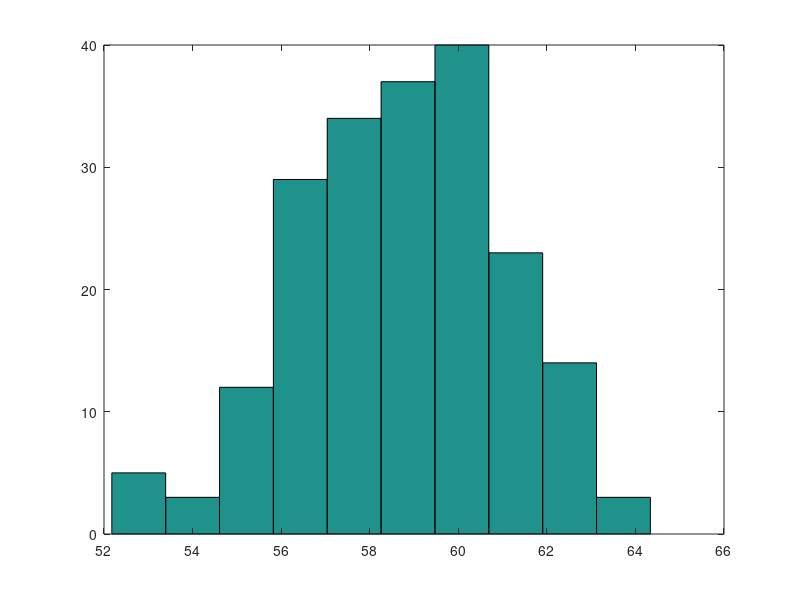
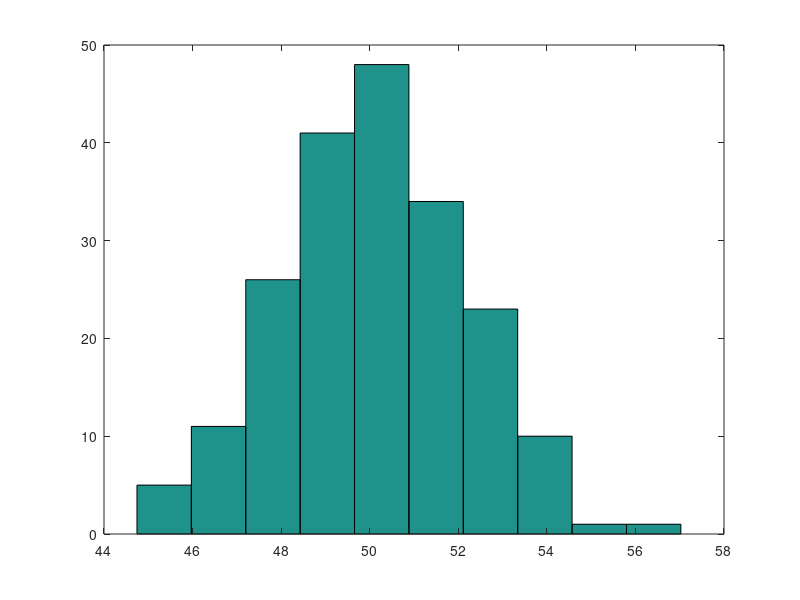
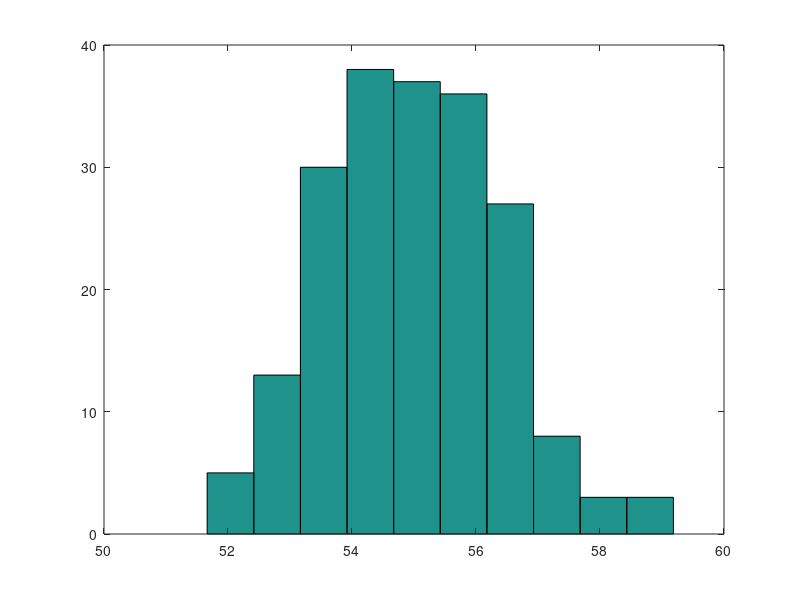
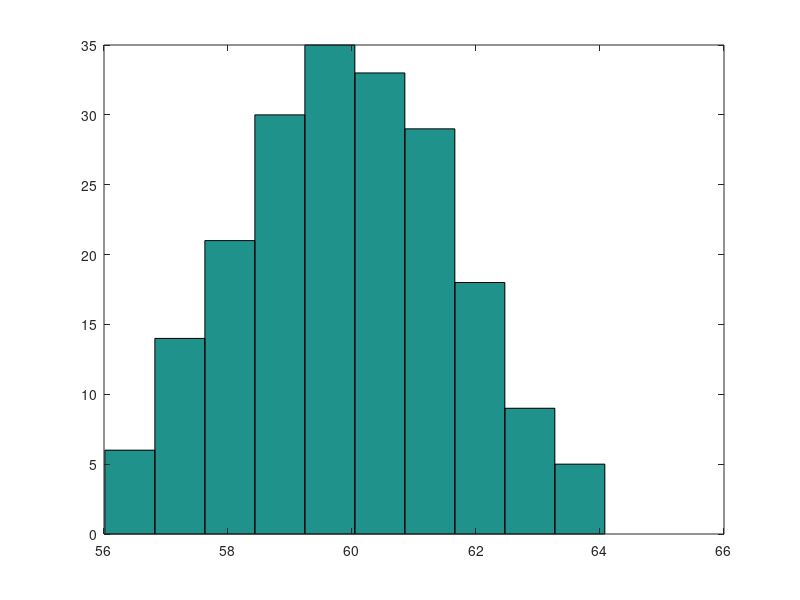

MATLAB code to generate these figures, in order: (Note: this script raises an error after producing the figures.)
% % SEMANA 02

%% 1 a) MÉDIAS E VARIÂNCIAS
load('semana2_prob1.mat');
medialinha1 = mean(dados(1,:));
medialinha2 = mean(dados(2,:));
medialinha3 = mean(dados(3,:));
medialinha4 = mean(dados(4,:));

varlinha1 = var(dados(1,:));
varlinha2 = var(dados(2,:));
varlinha3 = var(dados(3,:));
varlinha4 = var(dados(4,:));


%% 1 b) HISTOGRAMAS E TESTE DE NORMALIDADE
figure 1;
hist(dados(1,:));
figure 2;
hist(dados(2,:));
figure 3;
hist(dados(3,:));
figure 4;
hist(dados(4,:));

varall = [varlinha1 varlinha2 varlinha3 varlinha4];

pkg load statistics; % Carrega pacote de estatística para Octave
H1 = semana2_swtest(dados(1,:));
H2 = semana2_swtest(dados(2,:));
H3 = semana2_swtest(dados(3,:));
H4 = semana2_swtest(dados(4,:));


%% 1 c) PLOT DOS DADOS DO PACIENTE COM O CONTROLE
mCMAP = 56;
mSNAP = 52;
uCMAP = 54;
uSNAP = 61;

figure 1;
hold on;
plot([mCMAP,mCMAP],[0,max(hist(dados(1,:)))], "linewidth",3,'r');
figure 2;
hold on;
plot([mSNAP,mSNAP],[0,max(hist(dados(2,:)))], "linewidth",3,'r');
figure 3;
hold on;
plot([uCMAP,uCMAP],[0,max(hist(dados(3,:)))], "linewidth",3,'r');
figure 4;
hold on;
plot([uSNAP,uSNAP],[0,max(hist(dados(4,:)))], "linewidth",3,'r');


%% 1 d) DISTRUBUIÇÃO NORMAL CUMULADA
dnc_mCMAP = normcdf(mCMAP,medialinha1,std(dados(1,:)));
dnc_mSNAP = normcdf(mSNAP,medialinha2,std(dados(2,:)));
dnc_uCMAP = normcdf(uCMAP,medialinha3,std(dados(3,:)));
dnc_uSNAP = normcdf(uSNAP,medialinha4,std(dados(4,:)));


%% 1 e) MATRIZ DE COVARIÂNCIA E PROBABILIDADE MULTIVARIADA CUMULADA
matcov = cov(dados');

% -------------- CORRIGIR ----------------
pmc = mvncdf([mCMAP mSNAP uCMAP uSNAP],[medialinha1 medialinha2 medialinha3 medialinha4],matcov);
% -------------- CORRIGIR ----------------


%% 2 a) SENSIBILIDADE e 2 b) ESPECIFICIDADE
load('semana2_prob2.mat');

totalPacientes = size(dados,1);
totalDoentes = sum(dados(:,3));
totalSaudaveis = totalPacientes-totalDoentes;
doentesPSA = doentesDRE = 0;
saudaveisPSA = saudaveisDRE = 0;
for (i=1:totalPacientes)
  %  DOENTES DETECTADOS PELO PSA CORRETAMENTE (COMPARANDO COM BIÓPSIA)
  if (dados(i,1)==1 && dados(i,3)==1)
    doentesPSA++;
  end
  %  DOENTES DETECTADOS PELO DRE CORRETAMENTE (COMPARANDO COM BIÓPSIA)
  if (dados(i,2)==1 && dados(i,3)==1)
    doentesDRE++;
  end
  %  SAUDÁVEIS NÃO-DETECTADOS PELO PSA CORRETAMENTE (COMPARANDO COM BIÓPSIA)
  if (dados(i,1)==0 && dados(i,3)==0)
    saudaveisPSA++;
  end
  %  SAUDÁVEIS NÃO-DETECTADOS PELO DRE CORRETAMENTE (COMPARANDO COM BIÓPSIA)
  if (dados(i,2)==0 && dados(i,3)==0)
    saudaveisDRE++;
  end
end

% P(T=1|D=1)
sensPSA = doentesPSA/totalDoentes;
sensDRE = doentesDRE/totalDoentes;

% P(T=0|D=0)
espePSA = saudaveisPSA/totalSaudaveis;
espeDRE = saudaveisDRE/totalSaudaveis;


%% 2 c) TEOREMA DE BAYES

% P(D=1)
prior = 0.042; 

% P(T=1) = P(T=1|D=0)*P(D=0) + P(T=1|D=1)*P(D=1)
p_PSApos = ((1-espePSA)*(1-prior)) + (sensPSA*prior);
p_DREpos = ((1-espeDRE)*(1-prior)) + (sensDRE*prior);

% P(D=1|T=1) = P(T=1|D=1)*P(D=1) / P(T=1)
p_doente_casoPSApos = sensPSA*prior/p_PSApos;
p_doente_casoDREpos = sensDRE*prior/p_DREpos;


%% 2 d) TESTES MÚLTIPLOS

saudaveisPSAeDRE = saudaveisPSAouDRE = doentesPSAeDRE = doentesPSAouDRE = 0;
for (i=1:totalPacientes)
  %  DOENTES DETECTADOS PELO PSA E DRE CORRETAMENTE (COMPARANDO COM BIÓPSIA)
  if (dados(i,1)+dados(i,2)+dados(i,3)==3)
    doentesPSAeDRE++;
  end
  %  DOENTES DETECTADOS PELO PSA OU DRE CORRETAMENTE (COMPARANDO COM BIÓPSIA)
  if ((dados(i,1)+dados(i,2))~=0 && dados(i,3)==1)
    doentesPSAouDRE++;
  end
  %  SAUDÁVEIS NÃO-DETECTADOS PELO PSA E DRE CORRETAMENTE (COMPARANDO COM BIÓPSIA)
  if (dados(i,1)==0 && dados(i,2)==0 && dados(i,3)==0)
    saudaveisPSAeDRE++;
  end
  %  SAUDÁVEIS NÃO-DETECTADOS PELO PSA OU DRE CORRETAMENTE (COMPARANDO COM BIÓPSIA)
  if ((dados(i,1)+dados(i,2))==1 && dados(i,3)==0)
    saudaveisPSAouDRE++;
  end
end

% P(T1eT2=1|D=1)
sensPSAeDRE = doentesPSAeDRE/totalDoentes;
% P(T1ouT2=1|D=1)
sensPSAouDRE = doentesPSAouDRE/totalDoentes;
% P(T=0|D=0)
espePSAeDRE = saudaveisPSAeDRE/totalSaudaveis;
% P(T1ouT2=0|D=0)
espePSAouDRE = (saudaveisPSAeDRE+saudaveisPSAouDRE)/totalSaudaveis;

% P(T1ouT2=1) = P(T=1|D=0)*P(D=0) + P(T1ouT2=1|D=1)*P(D=1)
p_PSAouDREpos = ((1-espePSAeDRE)*(1-prior)) + (sensPSAouDRE*prior);
% P(D=1|T1ouT2=1) = P(T1ouT2=1|D=1)*P(D=1) / P(T1ouT2=1)
p_doente_casoPSAouDREpos = sensPSAouDRE*prior/p_PSAouDREpos;

% P(T1eT2=1) = P(T1eT2=1|D=0)*P(D=0) + P(T1eT2=1|D=1)*P(D=1)
p_PSAeDREpos = ((1-espePSAouDRE)*(1-prior)) + (sensPSAeDRE*prior);
% P(D=1|T1eT2=1) = P(T1eT2=1|D=1)*P(D=1) / P(T1eT2=1)
p_doente_casoPSAeDREpos = sensPSAeDRE*prior/p_PSAeDREpos;


%% 2 e) ANÁLISE PARA TESTES NEGATIVOS

% P(T=0) = P(T=0|D=0)*P(D=0) + P(T=0|D=1)*P(D=1)
p_PSAneg = (espePSA*(1-prior)) + ((1-sensPSA)*prior);
p_DREneg = (espeDRE*(1-prior)) + ((1-sensDRE)*prior);

% P(D=1|T=0) = P(T=0|D=1)*P(D=1) / P(T=0)
p_doente_casoPSAneg = (1-sensPSA)*prior/p_PSAneg;
p_doente_casoDREneg = (1-sensDRE)*prior/p_DREneg;

% P(T=0) = P(T=0|D=0)*P(D=0) + P(T=0|D=1)*P(D=1)
p_PSAeDREneg = (espePSAeDRE*(1-prior)) + ((1-sensPSAouDRE)*prior);
% P(D=1|T=0) = P(T=0|D=1)*P(D=1) / P(T=0)
p_doente_casoPSAeDREneg = (1-sensPSAouDRE)*prior/p_PSAeDREneg;
